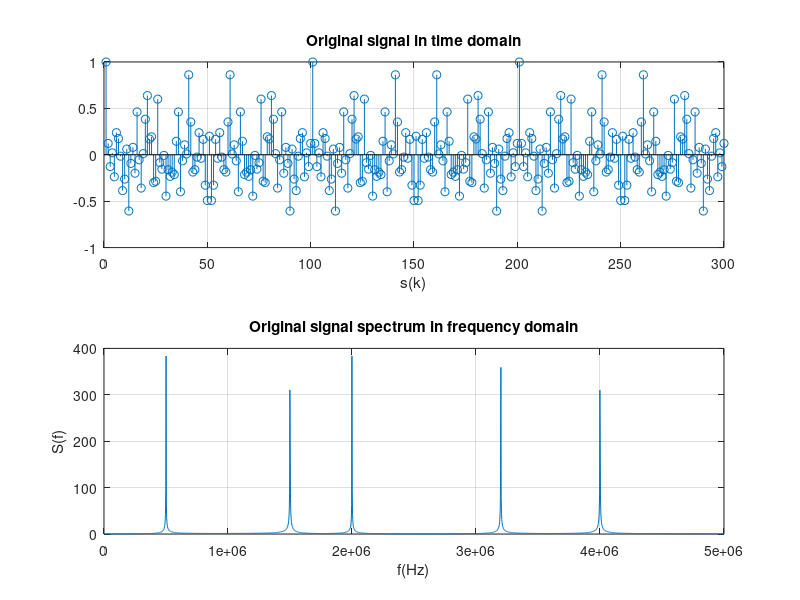

This figure's MATLAB source: (Note: this script raises an error after producing the figure.)
% Generating signals
Fs = 10e6;
% Fs=10MHz
f1 = 0.5e6;

f2 = 1.5e6;

f3 = 2e6;

f4 = 3.2e6;

f5 = 4e6;

t = 0 : 1/Fs : 1;
s1 = cos((2 * pi * f1) .* t);

s2 = cos((2 * pi * f2) .* t);

s3 = cos((2 * pi * f3) .* t);

s4 = cos((2 * pi * f4) .* t);

s5 = cos((2 * pi * f5) .* t);
s = (s1 + s2 + s3 + s4 + s5) ./ 5;
% add them
figure(1);
subplot(2,1,1); stem(s(1:300)); grid;
title('Original signal in time domain');
xlabel('k');
xlabel('s(k)');

len=4096;
f = Fs .* (0 :len/2-1) ./ len ;
y=fft(s,len);

subplot(2,1,2);
plot(f, abs(y(1:len/2))); grid;
% plot original signal s on the frequency domain
title('Original signal spectrum in frequency domain')
xlabel('f(Hz)');
ylabel('S(f)');

%[SOS, G] = tf2sos(b, a)
load('.\a.mat');
load('.\b.mat');

s_bp=filter(b,a,s); % do IIR filtering to get bandpass signal s_bp
y_bp=fft(s_bp,len); % do len points FFT transform on the signal s_bp
figure(2);
plot(f, abs(y_bp(1:len/2))); grid;


